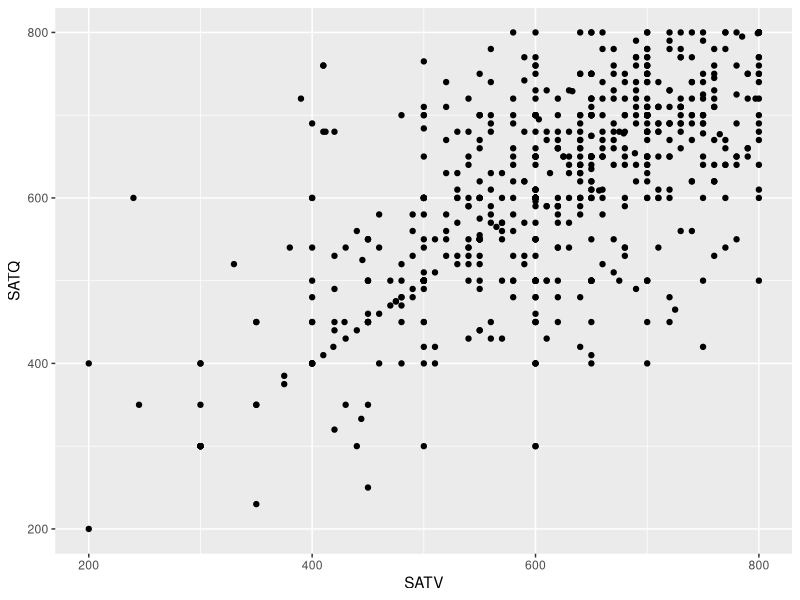
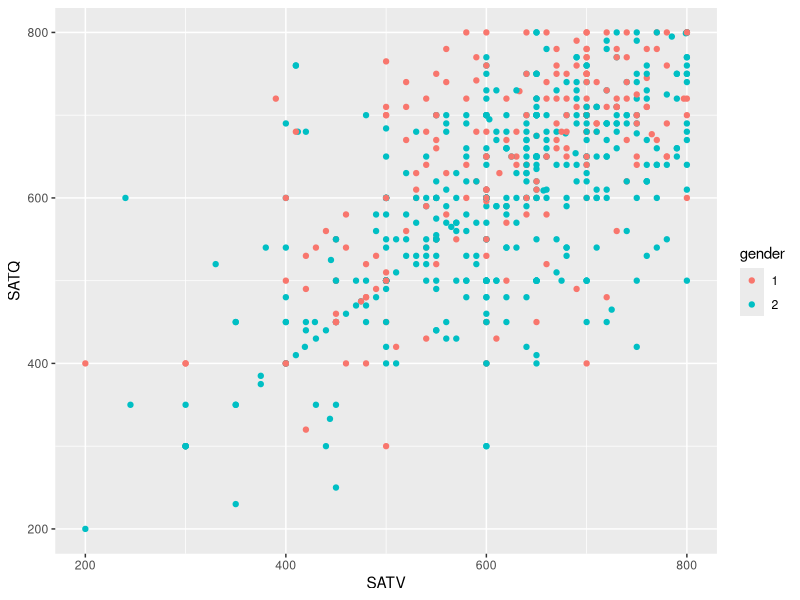
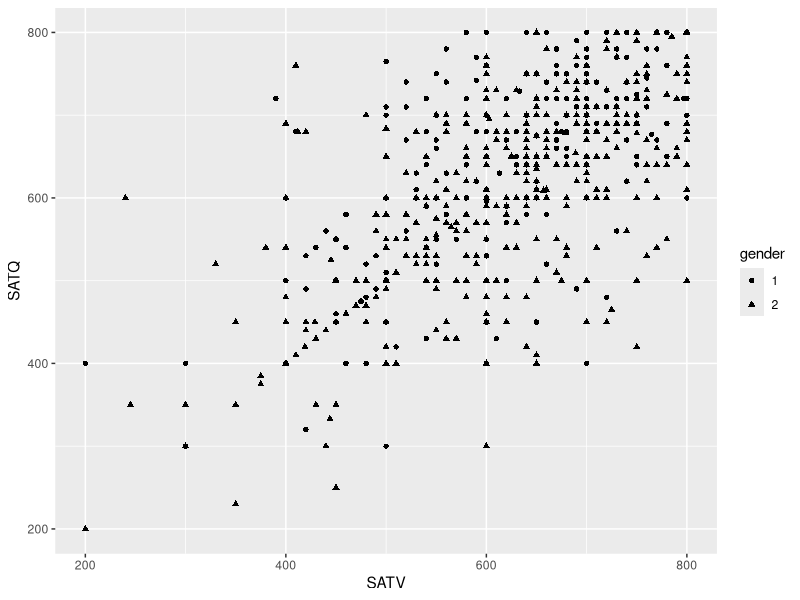
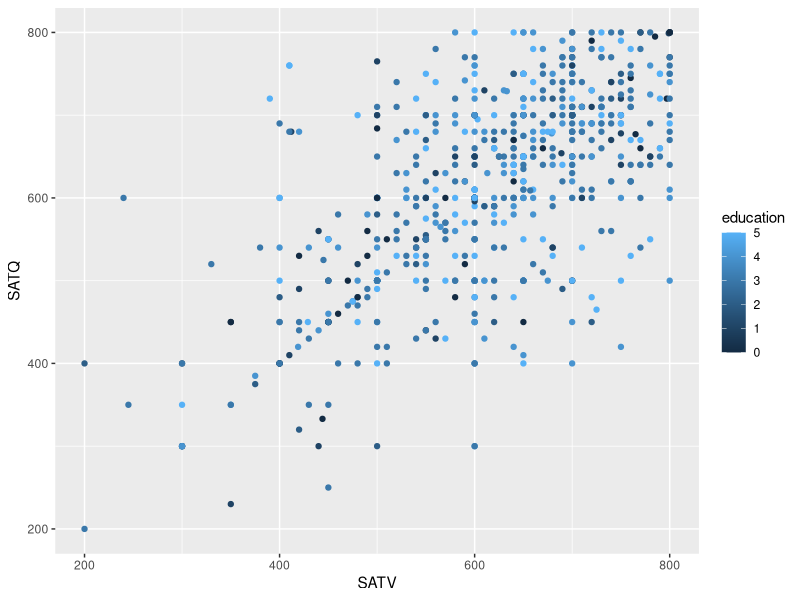
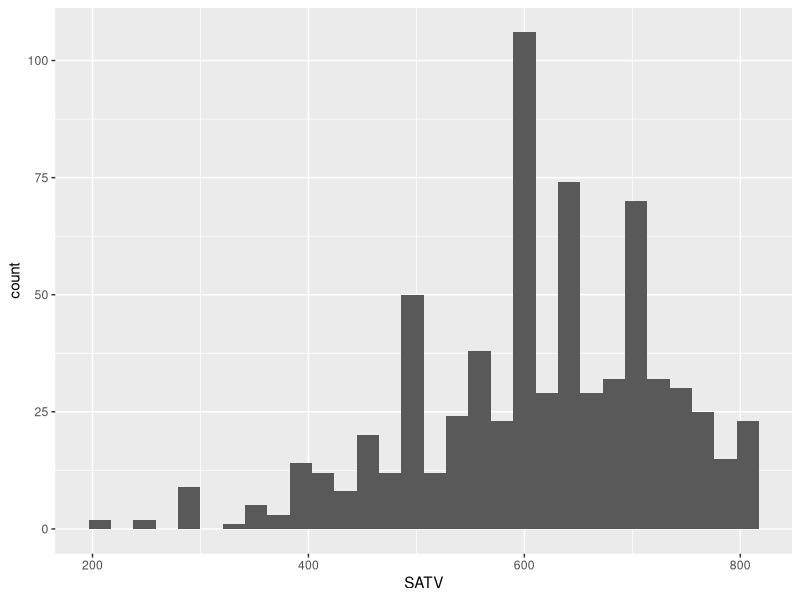
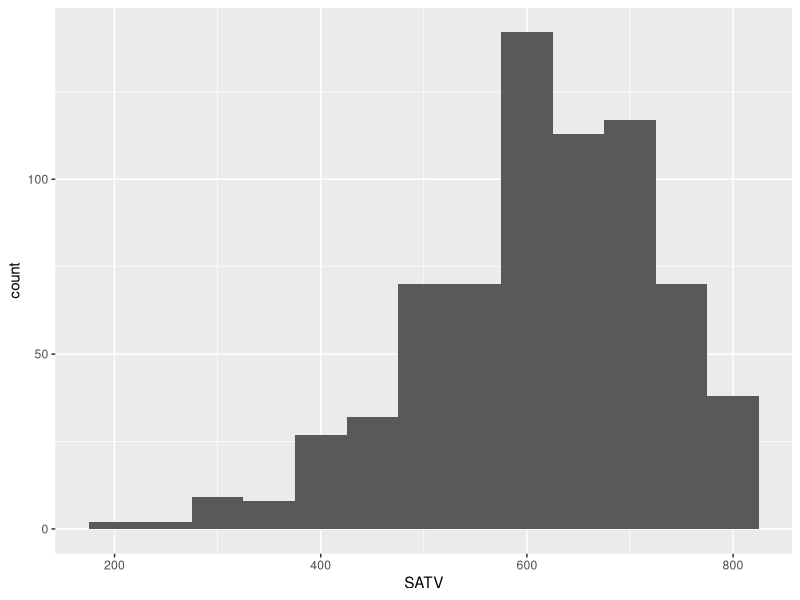
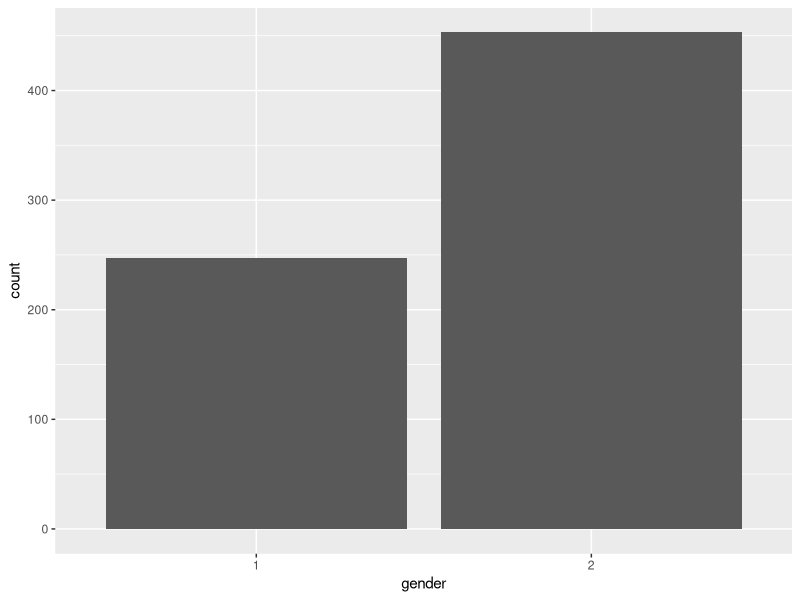
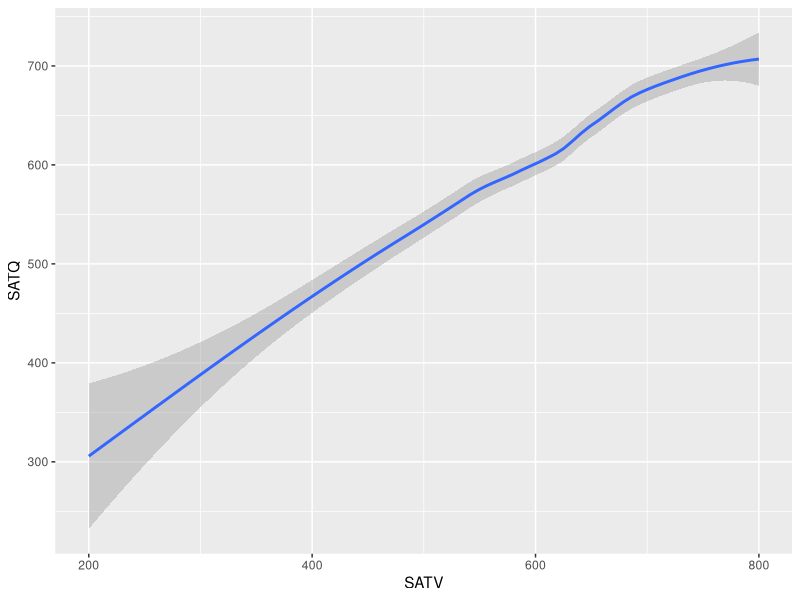

Reproduce these figures in R, in order.
## ---- chunk 1
knitr::opts_chunk$set(dev = 'pdf')
## ---- chunk 2
library(ggplot2)
library(psych)
library(ggthemes)
## ---- chunk 3
head(sat.act, 5)
## ---- chunk 4
str(sat.act)
## ---- chunk 5
sat.act$gender <- as.factor(sat.act$gender)
## ---- chunk 6
ggplot(sat.act, aes(x=SATV, y=SATQ)) + geom_point()
## ---- chunk 7
ggplot(sat.act, aes(x=SATV, y=SATQ, color=gender)) + 
  geom_point()
## ---- chunk 8
ggplot(sat.act, aes(x=SATV, y=SATQ, shape=gender)) + 
  geom_point()
## ---- chunk 9
ggplot(sat.act, aes(x=SATV, y=SATQ, color=education)) + 
  geom_point()
## ---- chunk 10
ggplot(sat.act, aes(x=SATV)) + geom_histogram()
## ---- chunk 11
ggplot(sat.act, aes(x=SATV)) + geom_histogram(binwidth = 50)
## ---- chunk 12
ggplot(sat.act, aes(gender)) + geom_bar()
## ---- chunk 13
ggplot(sat.act, aes(SATV, SATQ)) + geom_smooth()
## ---- chunk 14
ggplot(sat.act, aes(SATV, SATQ)) + geom_point() + 
  geom_smooth()
## ---- chunk 15
ggplot(sat.act, aes(SATV, SATQ)) + geom_point() + 
  geom_smooth(method = "lm")
## ---- chunk 16
ggplot(sat.act, aes(SATV, SATQ)) + geom_point() + 
  geom_smooth(method = "lm", se = FALSE)
## ---- chunk 17
ggplot(sat.act, aes(gender, SATQ)) + geom_point()
## ---- chunk 18
ggplot(sat.act, aes(gender, SATQ)) + geom_point() +
  geom_jitter()
## ---- chunk 19
ggplot(sat.act, aes(gender, SATQ)) + geom_boxplot()
## ---- chunk 20
ggplot(economics, aes(date, uempmed)) + geom_line(color="red") +  
	labs(list(x="Year", y="", title="Unemployment in the United States", 
	subtitle="Median Number of Weeks")) + scale_y_continuous(position = "right") +
  theme_economist()
